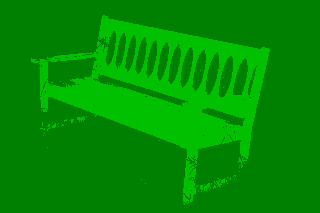
#> input picture examples/test.png, 320 x 213 px
$ python inference.py test.png test.png out.png
#> lines starting #> are read from the running program, lines starting #| are printed output that depends on the picture; after the words box and inside, x2 and y2 are one past the last pixel; in counts of white or black regions, pixels touching at a corner belong together
"""
Adapted from the inference.py to demonstate the usage of the util functions.
"""

import sys
sys.path.insert(0,'..')
import numpy as np
import pydensecrf.densecrf as dcrf

# Get im{read,write} from somewhere.
try:
    from cv2 import imread, imwrite
except ImportError:
    # Note that, sadly, skimage unconditionally import scipy and matplotlib,
    # so you'll need them if you don't have OpenCV. But you probably have them.
    from skimage.io import imread, imsave
    imwrite = imsave
    # TODO: Use scipy instead.

from pydensecrf.utils import unary_from_labels, create_pairwise_bilateral, create_pairwise_gaussian

if len(sys.argv) != 4:
    print("Usage: python {} IMAGE ANNO OUTPUT".format(sys.argv[0]))
    print("")
    print("IMAGE and ANNO are inputs and OUTPUT is where the result should be written.")
    print("If there's at least one single full-black pixel in ANNO, black is assumed to mean unknown.")
    sys.exit(1)

fn_im = sys.argv[1]
fn_anno = sys.argv[2]
fn_output = sys.argv[3]

##################################
### Read images and annotation ###
##################################
img = imread(fn_im)
#> img is the input picture: shape (213, 320, 3); mean B, G, R 0, 142.6, 0

# Convert the annotation's RGB color to a single 32-bit integer color 0xBBGGRR
anno_rgb = imread(fn_anno).astype(np.uint32)
anno_lbl = anno_rgb[:,:,0] + (anno_rgb[:,:,1] << 8) + (anno_rgb[:,:,2] << 16)
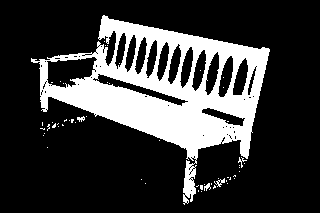
#> anno_lbl: shape (213, 320) uint32; values 32768 (black) and 49152 (white), 22.8% white; 55 white regions (50 under 20 px), largest, box (x1, y1, x2, y2) and area: (31, 15, 270, 205) 15259, (214, 178, 225, 187) 39, (204, 183, 211, 191) 30, (238, 157, 247, 168) 29, (77, 116, 85, 122) 28

# Convert the 32bit integer color to 1, 2, ... labels.
# Note that all-black, i.e. the value 0 for background will stay 0.
colors, labels = np.unique(anno_lbl, return_inverse=True)
#> colors = [32768, 49152]

# But remove the all-0 black, that won't exist in the MAP!
HAS_UNK = 0 in colors
#> HAS_UNK = False
if HAS_UNK:
    print("Found a full-black pixel in annotation image, assuming it means 'unknown' label, and will thus not be present in the output!")
    print("If 0 is an actual label for you, consider writing your own code, or simply giving your labels only non-zero values.")
    colors = colors[1:]
#else:
#    print("No single full-black pixel found in annotation image. Assuming there's no 'unknown' label!")

# And create a mapping back from the labels to 32bit integer colors.
colorize = np.empty((len(colors), 3), np.uint8)
#> colorize = [[144, 106, 9], [204, 136, 85]]
colorize[:,0] = (colors & 0x0000FF)
colorize[:,1] = (colors & 0x00FF00) >> 8
colorize[:,2] = (colors & 0xFF0000) >> 16

# Compute the number of classes in the label image.
# We subtract one because the number shouldn't include the value 0 which stands
# for "unknown" or "unsure".
n_labels = len(set(labels.flat)) - int(HAS_UNK)
#> n_labels = 2
print(n_labels, " labels", (" plus \"unknown\" 0: " if HAS_UNK else ""), set(labels.flat))
#| 2  labels  {0, 1}

###########################
### Setup the CRF model ###
###########################
use_2d = False
# use_2d = True
if use_2d:
    print("Using 2D specialized functions")

    # Example using the DenseCRF2D code
    d = dcrf.DenseCRF2D(img.shape[1], img.shape[0], n_labels)

    # get unary potentials (neg log probability)
    U = unary_from_labels(labels, n_labels, gt_prob=0.7, zero_unsure=HAS_UNK)
    d.setUnaryEnergy(U)

    # This adds the color-independent term, features are the locations only.
    d.addPairwiseGaussian(sxy=(3, 3), compat=3, kernel=dcrf.DIAG_KERNEL,
                          normalization=dcrf.NORMALIZE_SYMMETRIC)

    # This adds the color-dependent term, i.e. features are (x,y,r,g,b).
    d.addPairwiseBilateral(sxy=(80, 80), srgb=(13, 13, 13), rgbim=img,
                           compat=10,
                           kernel=dcrf.DIAG_KERNEL,
                           normalization=dcrf.NORMALIZE_SYMMETRIC)
else:
    print("Using generic 2D functions")

    # Example using the DenseCRF class and the util functions
#> (the run stopped early here; a loop or call above may not have finished)
